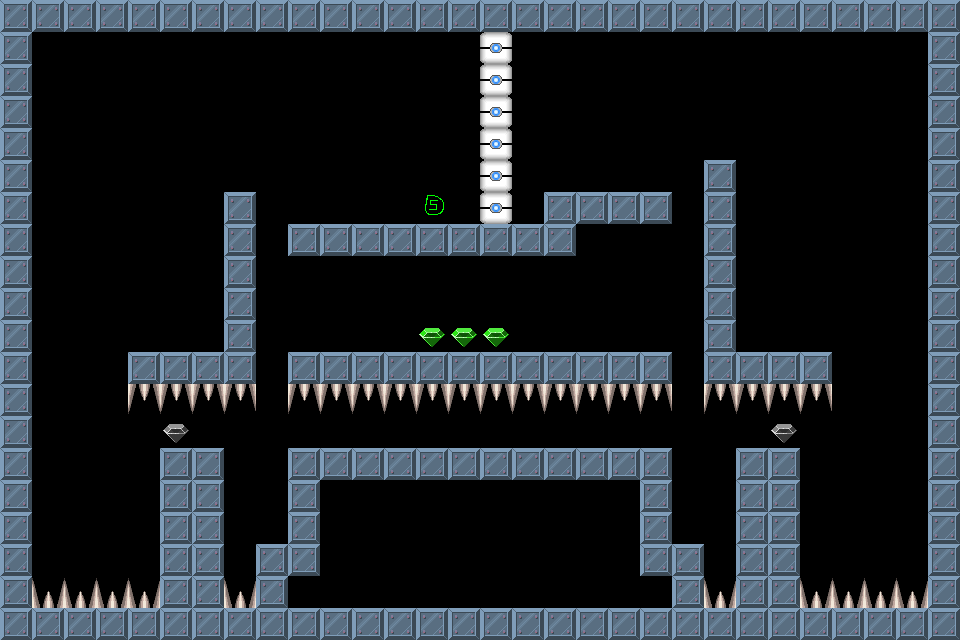

The image is a tile-based game level rendered from a .tmx file. Its description and source (layers, tilesets, objects; grid data summarised) follow:
An orthogonal 30x20 tile map with 32x32 px tiles, 1 tile layer (Tile Layer 1).

<map version="1.0" orientation="orthogonal" width="30" height="20" tilewidth="32" tileheight="32">
 <tileset firstgid="1" name="brick-1" tilewidth="32" tileheight="32">
  <image source="brick-1.png" width="128" height="128" />
  <tile id="0">
   <properties>
    <property name="components" value="Platform" />
   </properties>
  </tile>
  <tile id="1">
   <properties>
    <property name="components" value="PlayerStart" />
   </properties>
  </tile>
  <tile id="2">
   <properties>
    <property name="components" value="Spikes, Deadly" />
   </properties>
  </tile>
  <tile id="3">
   <properties>
    <property name="components" value="Gem" />
   </properties>
  </tile>
  <tile id="4">
   <properties>
    <property name="components" value="Spikes, Deadly" />
   </properties>
  </tile>
  <tile id="5">
   <properties>
    <property name="components" value="Stone, Pushable, Platform" />
   </properties>
  </tile>
  <tile id="6">
   <properties>
    <property name="components" value="Gem, PowerUp" />
   </properties>
  </tile>
  <tile id="7">
   <properties>
    <property name="components" value="Gem, PowerDown" />
   </properties>
  </tile>
  <tile id="8">
   <properties>
    <property name="components" value="AntiStone" />
   </properties>
  </tile>
  <tile id="9">
   <properties>
    <property name="components" value="CrumbleBrick" />
   </properties>
  </tile>
 </tileset>
 <layer name="Tile Layer 1" width="30" height="20">
  <data>[600 cells, 224 non-empty, 7 distinct tile ids]</data>
 </layer>
</map>
